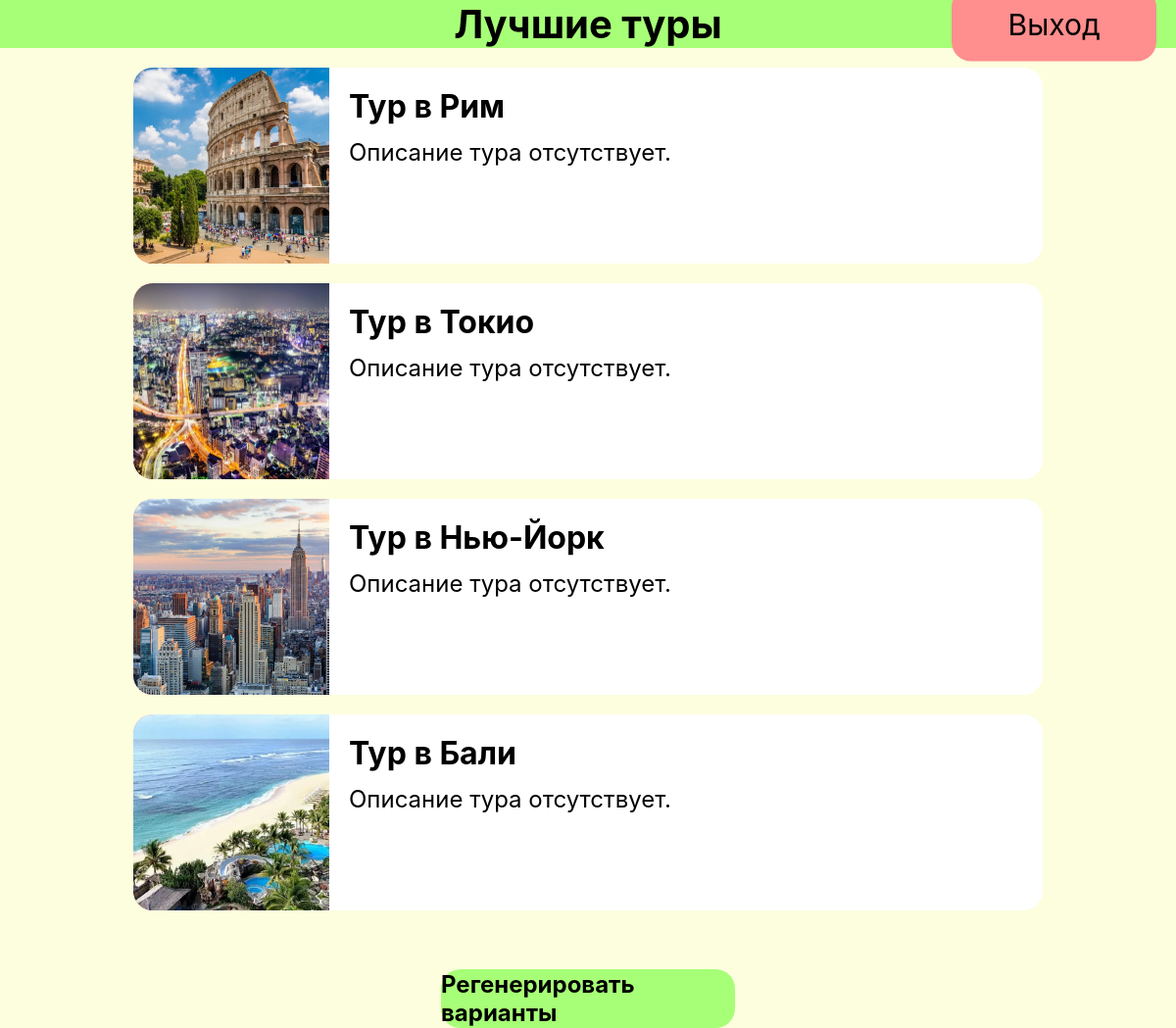
Page /tours on the committed database.
### tables this page shows
CREATE TABLE tours (
    id INTEGER PRIMARY KEY AUTOINCREMENT,
    name TEXT NOT NULL,
    folder_path TEXT NOT NULL
);

### travel_site/app.py (the view)
@app.route('/tours')
def tours():
    random_tours = get_random_tours()
    tour_data = []
    for name, folder_path in random_tours:
        image_path = os.path.join(folder_path, 'image.jpg').replace('\\', '/')
        image_path = image_path.replace('travel_site/static/', '')
        description = load_tour_description(folder_path)
        tour_data.append({
            'name': name,
            'image_path': image_path,
            'description': description
        })
    return render_template('tours.html', show_exit_button=True, tours=tour_data)

### travel_site/app.py (called while the page is built)
def get_db_connection():
    conn = sqlite3.connect('travel_site/tours.db')
    conn.row_factory = sqlite3.Row
    return conn

def get_random_tours(limit=4):
    conn = get_db_connection()
    cursor = conn.cursor()
    cursor.execute('SELECT name, folder_path FROM tours')
    all_tours = cursor.fetchall()
    conn.close()
    return random.sample(all_tours, min(limit, len(all_tours)))

def load_tour_description(folder_path):
    description_path = os.path.join(folder_path, 'description.txt')
    if os.path.exists(description_path):
        with open(description_path, 'r', encoding='utf-8') as file:
            return file.read()
    return "Описание тура отсутствует."

### travel_site/templates/tours.html
{% extends "base.html" %}
{% block header %}Лучшие туры{% endblock %}
{% block content %}
<div class="tours-container">
    {% for tour in tours %}
    <div class="tour-card">
        <div class="tour-image">
            <img src="{{ url_for('static', filename=tour.image_path) }}" alt="{{ tour.name }}">
        </div>
        <div class="tour-info">
            <div class="tour-title">{{ tour.name }}</div>
            <div class="tour-description">{{ tour.description }}</div>
        </div>
    </div>
    {% endfor %}
</div>
<div class="regenerate-button-container">
    <a href="{{ url_for('tours') }}" class="regenerate-button">Регенерировать варианты</a>
</div>
{% endblock %}

### travel_site/templates/base.html (shortened to what this page needs)
<!DOCTYPE html>
<html lang="ru">
<head>
    <link rel="stylesheet" href="{{ url_for('static', filename='css/styles.css') }}">
</head>
<body>
    <header>
        <div class="header-title">
            {% block header %}Измените свою жизнь сегодня{% endblock %}
        </div>
        {% if show_exit_button %}
        <a href="{{ url_for('index') }}" class="header-button">
            Выход
        </a>
        {% endif %}
    </header>
    <main>
        {% block content %}{% endblock %}
    </main>
</body>
</html>

### travel_site/static/css/styles.css (style rules this page uses)
body { margin: 0; padding: 0; font-family: 'Inter', sans-serif; background: #FCFEDE; height: 100vh; display: flex; flex-direction: column; }
header { width: 100%; height: 135px; background: #A7FF77; display: flex; justify-content: center; align-items: center; position: relative; }
.header-title { font-size: 40px; font-weight: 700; text-align: center; white-space: nowrap; }
.header-button { position: absolute; right: 20px; top: 50%; transform: translateY(-50%); width: 209px; height: 75px; background: #FF8E8E; border-radius: 20px; display: flex; justify-content: center; align-items: center; font-size: 30px; cursor: pointer; text-decoration: none; color: black; }
.tours-container { display: flex; flex-direction: column; align-items: center; padding: 20px; }
.tour-card { width: 80%; background: white; border-radius: 20px; margin-bottom: 20px; overflow: hidden; display: flex; }
.tour-image { width: 200px; height: 200px; background: #FF8E8E; display: flex; justify-content: center; align-items: center; overflow: hidden; }
.tour-image img { width: 100%; height: 100%; object-fit: cover; }
.tour-info { padding: 20px; flex: 1; }
.tour-title { font-size: 32px; font-weight: 700; margin-bottom: 10px; }
.tour-description { font-size: 24px; line-height: 1.5; }
.regenerate-button-container { display: flex; justify-content: center; margin-top: 20px; }
.regenerate-button { width: 300px; height: 60px; background: #A7FF77; border-radius: 20px; display: flex; justify-content: center; align-items: center; font-size: 24px; font-weight: 700; text-decoration: none; color: black; cursor: pointer; }

### rows in the picture
tours: shows a picture, name "Тур в Рим", description "Описание тура отсутствует."
tours: shows a picture, name "Тур в Токио", description "Описание тура отсутствует."
tours: shows a picture, name "Тур в Нью-Йорк", description "Описание тура отсутствует."
tours: shows a picture, name "Тур в Бали", description "Описание тура отсутствует."
